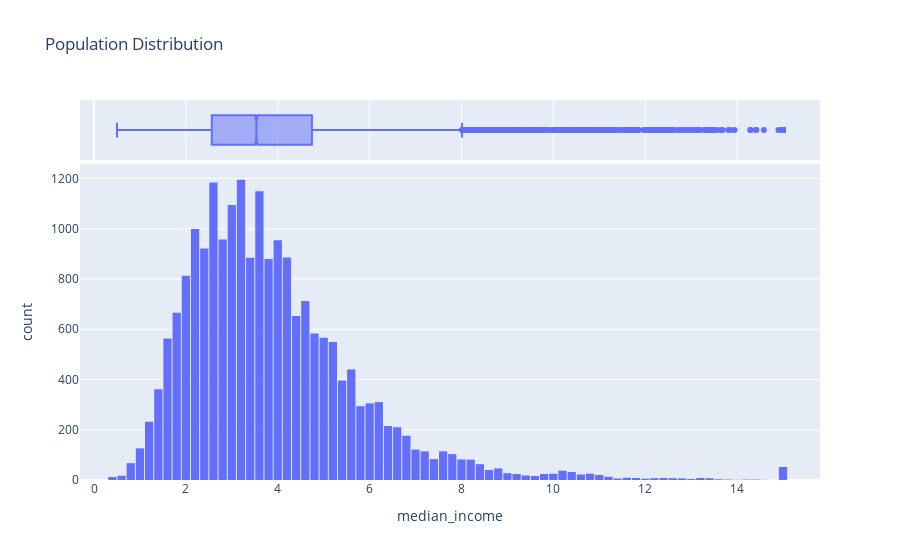

Notebook code for this chart:
### Code cell
fig = px.histogram(df, x = 'median_income', marginal='box', nbins=100, title='Population Distribution')
fig.update_layout(bargap=0.1)
fig.show()

### Figure 1 — Plotly figure (JSON) as saved in the notebook; plotly's stock layout.template omitted (floating-point values rounded to 4 significant figures; data arrays with more than 128 entries replaced by an {"elided": "..."} marker saying what was removed)
{"data": [{"alignmentgroup": "True", "bingroup": "x", "hovertemplate": "median_income=%{x}<br>count=%{y}<extra></extra>", "legendgroup": "", "marker": {"color": "#636efa", "pattern": {"shape": ""}}, "name": "", "nbinsx": 100, "offsetgroup": "", "orientation": "v", "showlegend": false, "type": "histogram", "x": {"elided": "20640 float values"}, "xaxis": "x", "yaxis": "y"}, {"alignmentgroup": "True", "hovertemplate": "median_income=%{x}<extra></extra>", "legendgroup": "", "marker": {"color": "#636efa"}, "name": "", "notched": true, "offsetgroup": "", "showlegend": false, "type": "box", "x": {"elided": "20640 float values"}, "xaxis": "x2", "yaxis": "y2"}], "layout": {"bargap": 0.1, "barmode": "relative", "legend": {"tracegroupgap": 0}, "title": {"text": "Population Distribution"}, "xaxis": {"anchor": "y", "domain": [0, 1], "title": {"text": "median_income"}}, "xaxis2": {"anchor": "y2", "domain": [0, 1], "matches": "x", "showgrid": true, "showticklabels": false}, "yaxis": {"anchor": "x", "domain": [0, 0.8316], "title": {"text": "count"}}, "yaxis2": {"anchor": "x2", "domain": [0.8416, 1], "matches": "y2", "showgrid": false, "showline": false, "showticklabels": false, "ticks": ""}}}
